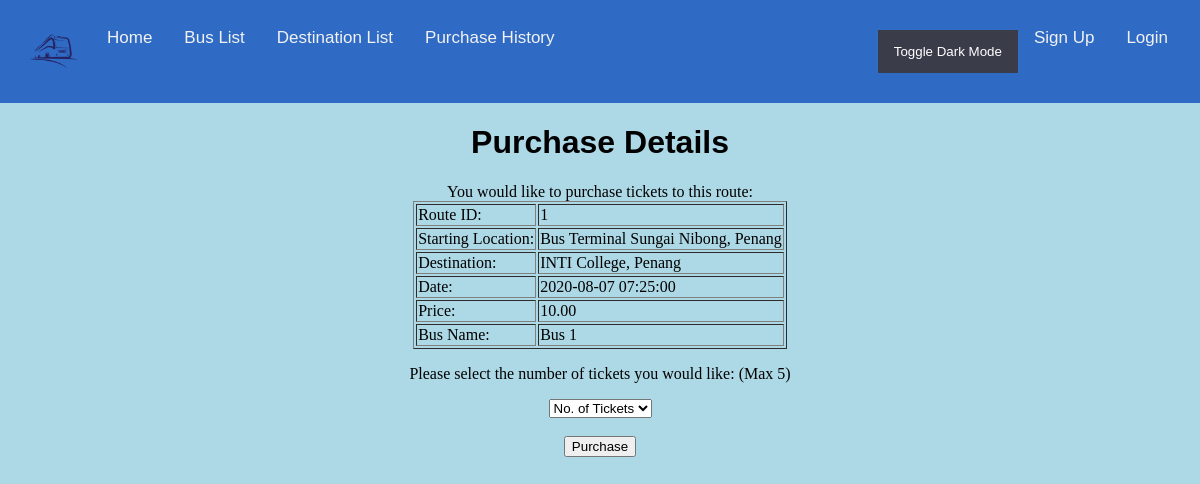
Page /purDetails.php?id=1 on the committed database.
### tables this page shows
CREATE TABLE `route` (
  `route_id` int(11) NOT NULL,
  `start` varchar(250) NOT NULL,
  `destination` varchar(250) NOT NULL,
  `date` datetime NOT NULL,
  `price` decimal(6,2) NOT NULL,
  `bus_id` int(11) NOT NULL
);

CREATE TABLE `bus` (
  `bus_id` int(11) NOT NULL,
  `bus_name` varchar(50) NOT NULL
);

### purDetails.php (the view, shortened to what this page needs)
<html>
    <head>
        <link rel="stylesheet" href="style.css">
    </head>
    <body>
        <?php
            include ('header.php');
        ?>
        <center>
        <h1>Purchase Details</h1>
        <?php
            require("database.php");
            $id = $_GET['id'];
            $sql= "SELECT * from route WHERE route_id='$id'";
            $result = $connect->query($sql);
            if($result->num_rows > 0) {
                $row = $result->fetch_assoc();
				$id = $row['bus_id'];
				$query = "SELECT bus_name FROM bus WHERE bus_id = '$id'";
				$busName = mysqli_query($connect, $query);
				$busName = mysqli_fetch_row($busName);
				$busName = $busName[0];
                echo "You would like to purchase tickets to this route: ";
                echo "<table border='1px'>
                <tr><td>Route ID: </td>
                <td>".$row['route_id']."</td></tr>
                <tr><td>Starting Location: </td>
                <td>".$row['start']."</td></tr>
                <tr><td>Destination: </td>
                <td>".$row['destination']."</td></tr>
                <tr><td>Date: </td>
                <td>".$row['date']."</td></tr>
                <tr><td>Price: </td>
                <td>".$row['price']."</td></tr>
                <tr><td>Bus Name: </td>
                <td>".$busName."</td></tr>";
                echo "</table>";
            }
        ?>
        <p>Please select the number of tickets you would like: (Max 5)</p>
        <form action='' method='POST'>
        <select name ='no_of_tickets' id='no_of_tickets'>
            <option value=''>No. of Tickets</option>
        </select>
        <br><br><input type='submit' value='Purchase'>
        </form>
        </center>
    </body>
</html>

### style.css (style rules this page uses)
body { margin-top: 0; margin-left: 0; margin-right: 0; margin-bottom: 50; background-color: lightblue; }
h1 { font-family: "Trebuchet MS", Arial, Helvetica, sans-serif; }

### rows in the picture
route: route_id "1", start "Bus Terminal Sungai Nibong, Penang", destination "INTI College, Penang", date "2020-08-07 07:25:00", price "10.00"
bus: bus_name "Bus 1"
